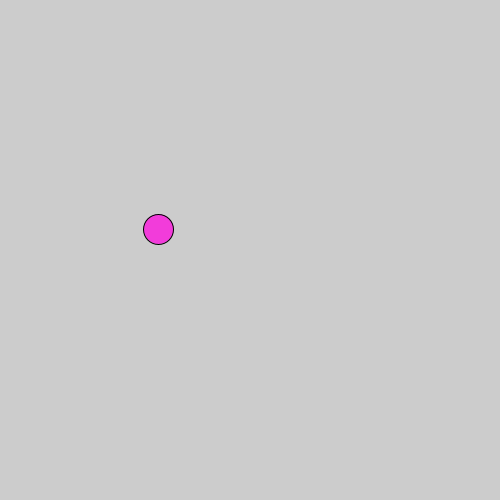
Frame 1 (no input)
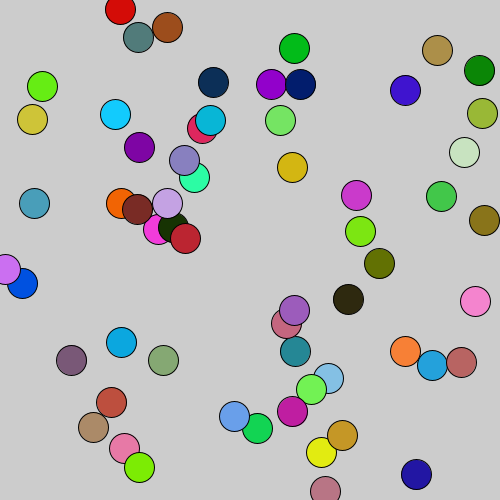
Frame 60 (the mouse pressed at the canvas centre just before this capture)
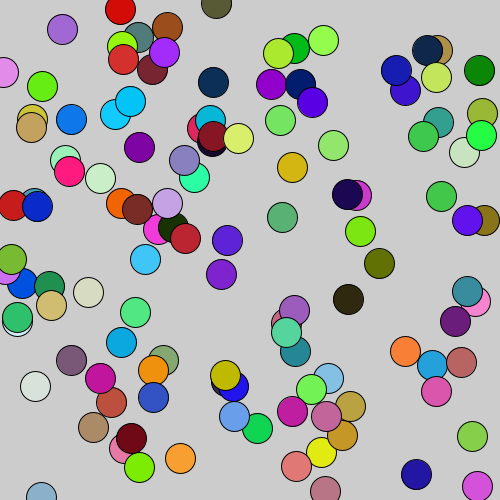
Frame 120 (the mouse held since frame 60 and released just before this capture)

The Processing sketch that drew these frames (run headless with seeded random() and noise(); from frame 60 on, the mouse is pressed at the canvas centre):

// Processing sketch: random_basico
// ── random_basico.pde
float miColor;


void setup(){
 size(500,500);
   //background(0);
}

void draw(){
  
  miColor= random(255);
  

  fill(random(255)); //escala de grises
  fill(random(255), random(255), random(255)); //random RGB
  ellipse(random(width), random(height),30,30); //Spoi
}
